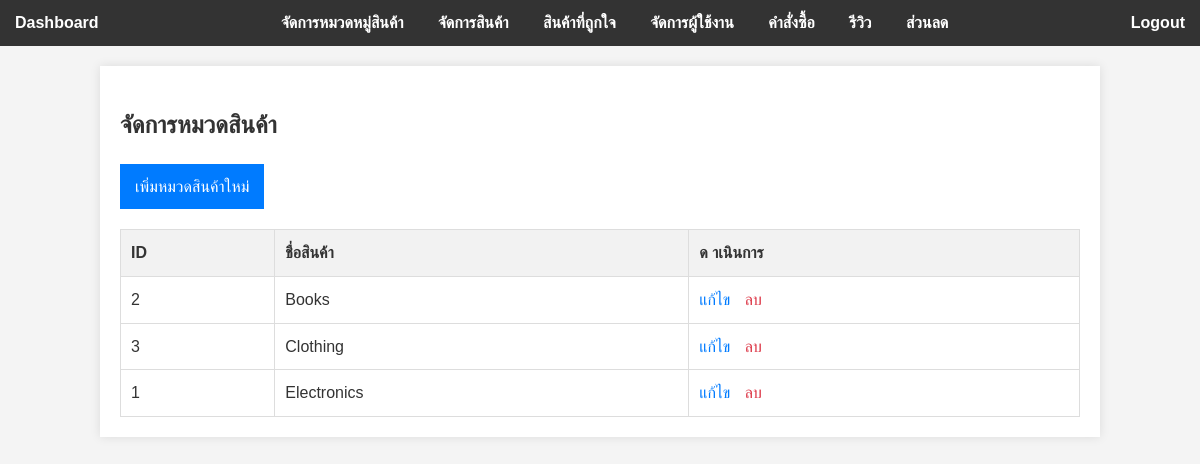
Screenshot of /admin/categories.php (signed in) with the database file from the repository.
### tables this page shows
CREATE TABLE `categories` (
  `id` INT AUTO_INCREMENT PRIMARY KEY,
  `name` VARCHAR(100) NOT NULL
);

### admin/categories.php (the view, shortened to what this page needs)
<?php
include 'auth.php';
$result = mysqli_query($db, "SELECT * FROM categories ORDER BY name");
?>
<!DOCTYPE html>
<html lang="th">
<head>
    <link rel="stylesheet" href="../style.css">
</head>
<body>
<?php include 'admin_nav.php'; ?>
<div class="container">
    <h2>จัดการหมวดสินค้า</h2>
    <a href="category_form.php" class="btn btn-primary">เพิ่มหมวดสินค้าใหม่</a>
    <table>
        <thead>
            <tr>
                <th>ID</th>
                <th>ชื่อสินค้า</th>
                <th>ด าเนินการ</th>
            </tr>
        </thead>
        <tbody>
            <?php while ($row = mysqli_fetch_assoc($result)) { ?>
                <tr>
                    <td><?php echo $row['id']; ?></td>
                    <td><?php echo htmlspecialchars($row['name']); ?></td>
                    <td>
                        <a href="category_form.php?id=<?php echo $row['id']; ?>">แก้ไข</a>
                        <a href="categories.php?delete_id=<?php echo $row['id']; ?>" class="delete"
                        onclick="return confirm('Are you sure you want to delete this category?');">ลบ</a>
                    </td>
                </tr>
            <?php
            }
            ?>
        </tbody>
     </table>
   </div>
</body>
</html>

### style.css (style rules this page uses)
body { font-family: Arial, sans-serif; background-color: #f4f4f4; color: #333; line-height: 1.6; margin: 0; }
.container { width: 80%; margin: 20px auto; background: #fff; padding: 20px; box-shadow: 0 0 10px rgba(0, 0, 0, 0.1); }
table { width: 100%; border-collapse: collapse; margin-top: 20px; }
th, td { border: 1px solid #ddd; padding: 10px; text-align: left; }
th { background-color: #f2f2f2; }
td a { text-decoration: none; color: #007BFF; margin-right: 10px; }
td a.delete { color: #DC3545; }
.btn { display: inline-block; background: #007BFF; color: #fff; padding: 10px 15px; border: none; cursor: pointer; text-decoration: none; font-size: 1em; }
.btn-primary { background: #007BFF; }

### rows the page displays
categories: id "2", name "Books"
categories: id "3", name "Clothing"
categories: id "1", name "Electronics"
